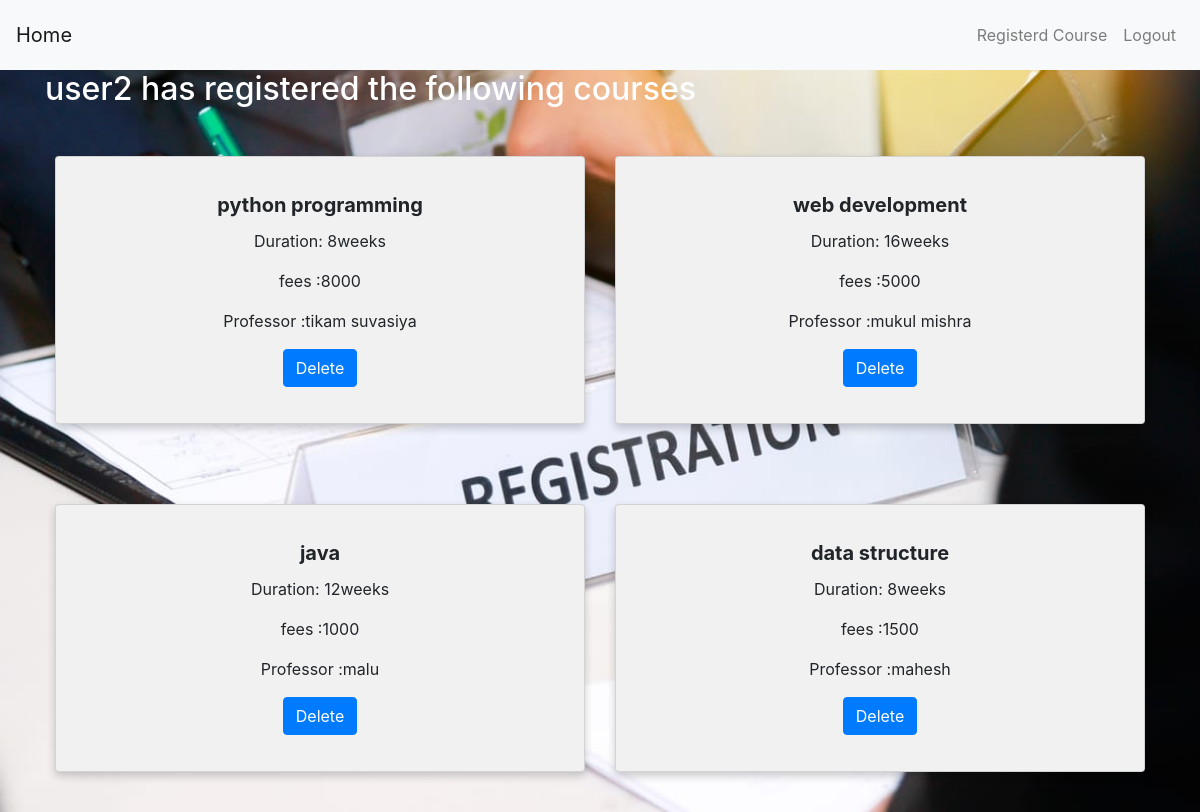
Screenshot of /registered_course/ (signed in) with the database file from the repository.
### course_registration/models.py (models this page shows, shortened)
class UserModel(models.Model):
    user = models.ForeignKey(User, on_delete=models.CASCADE)
    course = models.ForeignKey(Course_Registration, on_delete=models.CASCADE)

class Course_Registration(models.Model):
    professor = models.CharField(max_length=22,default=None)
    course_name = models.CharField(max_length=25,default=None)
    course_validity = models.IntegerField(default=None)
    fees = models.IntegerField(default=None)
    timing = models.DateTimeField(default=None)

### course_registration/views.py (the view)
# urls.py: path('registered_course/',user_view.registered_course,name ='registered_course'),
@login_required
def registered_course(request):
    registered_course = UserModel.objects.filter(user=request.user)
    context={'registered_course':registered_course,}
    return render(request,'course_registration/course_register.html',context)

### course_registration/templates/course_registration/course_register.html (shortened to what this page needs)
{% extends 'course_registration/base.html' %}
{% load crispy_forms_tags %}
{% load static %}
{% block content %}
<html>
<head>
  </head>
<h2>{{request.user}} has registered the following courses </h2>
<div class="row">
  {% for i in registered_course %}
   <div class="col-sm-6">
    <div class="card" style="margin-bottom:40px;">
      <div class="card-body" >
          <h5 class="card-title"><b><center>{{i.course.course_name}}</center></b></h5>
        <p class="card-text">Duration: {{ i.course.course_validity}}weeks</p>
        <p>fees :{{i.course.fees}}</p>
          <p>Professor :{{i.course.professor}}</p>
        <a href="{% url 'course_delete' pk=i.id %}" class="btn btn-primary">Delete</a>
      </div>
    </div>
  </div>
  {% endfor %}
</div>
</html>
{% endblock content %}

### course_registration/templates/course_registration/base.html (shortened to what this page needs)
{% load static %}
<html>
<head><title>Missionpcs</title>
    <link rel="stylesheet" href="https://stackpath.bootstrapcdn.com/bootstrap/4.3.1/css/bootstrap.min.css">
    <link rel="stylesheet" href="{% static 'css/mystyle.css' %}">
    <link rel="stylesheet" href="https://stackpath.bootstrapcdn.com/bootstrap/4.5.0/css/bootstrap.min.css">
</head>
<body>
<nav style="height:70px;" class="navbar navbar-expand-lg navbar-light bg-light fixed">
  <a class="navbar-brand" href="/">Home</a>
  <div class="collapse navbar-collapse" id="navbarSupportedContent">
    <form class="form-inline my-2 my-lg-0">
             <div class="navbar-nav">
              {% if user.is_authenticated %}
              <a class="nav-item nav-link" href="{% url 'registered_course' %}">Registerd Course</a>
              <a class="nav-item nav-link" href="{% url 'logout' %}">Logout</a>
              {% else %}
              <a class="nav-item nav-link" href="{% url 'login' %}">Login</a>
              <a class="nav-item nav-link" href="{% url 'registration' %}">Register</a>
              {% endif %}
            </div>
    </form>
  </div>
</nav>
<div class="container">
{% block content %}
{% endblock %}
</div>
</body>
</html>

### static/css/mystyle.css (style rules this page uses)
* { box-sizing: border-box; }
body { font-family: Arial, Helvetica, sans-serif; }
.row { margin: 0 -5px; }
.row:after { content: ""; display: table; clear: both; }
.card { box-shadow: 0 4px 8px 0 rgba(0, 0, 0, 0.2); padding: 16px; text-align: center; background-color: #f1f1f1; }

### course_registration/templates/course_registration/course_register.html (style rules this page uses)
.row { margin: 0 -5px; }
.row:after { content: ""; display: table; clear: both; }
.card { box-shadow: 0 4px 8px 0 rgba(0, 0, 0, 0.2); padding: 16px; background-color: #f1f1f1; margin-top:40px; }
h2 { color: rgb(255, 255, 255); }

### rows the page displays
UserModel: course.course_name "python programming", course.course_validity "8", course.fees "8000", course.professor "tikam suvasiya"
UserModel: course.course_name "web development", course.course_validity "16", course.fees "5000", course.professor "mukul mishra"
UserModel: course.course_name "java", course.course_validity "12", course.fees "1000", course.professor "malu"
UserModel: course.course_name "data structure", course.course_validity "8", course.fees "1500", course.professor "mahesh"

### other values shown
{{ request.user }} "user2"
